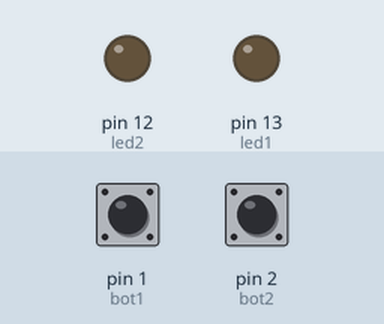
Bench run of a sketch on a simulated Arduino Uno, built with avr-gcc and run on an emulated ATmega328P. Parts: output pins drawn as LEDs (lit = HIGH). Dashed ring = blinking. The inputs (shaded band) are chosen by the test bench; at power-on: pin 2 (bot2) LOW, pin 1 (bot1) LOW.

Above: at 1.2 s.
1.3 s: pin 2 (bot2) pulled HIGH for 1 s
At 1.55 s:
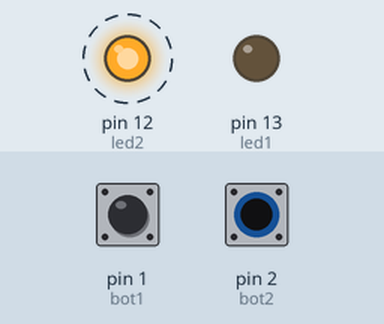
4.3 s: pin 1 (bot1) pulled HIGH for 3.2 s
At 4.9 s:
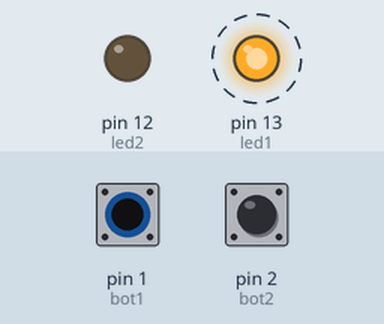
9.0 s: pin 2 (bot2) pulled HIGH for 3.2 s
At 13.2 s:
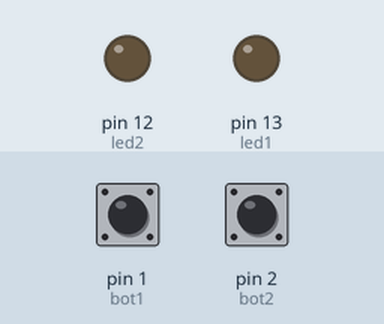
Timing chart, 0 to 14.7 s (numbered marks = the images above; inputs shaded):
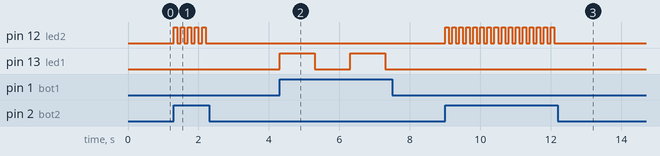

Measured:
- after the input at 1.3 s, pin 12 (led2): alternates HIGH for 0.10 s and LOW for 0.10 s, 10 changes in all, then stays LOW, starting at once
- after the input at 4.3 s, pin 13 (led1): alternates HIGH for 1.0 s and LOW for 1.0 s, starting at once
- after the input at 9.0 s, pin 12 (led2): alternates HIGH for 0.10 s and LOW for 0.10 s, 32 changes in all, then stays LOW, starting at once

The sketch:

ARD_TESTE_2.ino
```cpp
const int bot1 = 1;
const int bot2 = 2;
const int led1 = 13;
const int led2 = 12;

// a função setup roda somente uma vez, ao ligar o arduino ou reset
void setup() {
  // configura o led interno como saida.]
  pinMode(bot1, INPUT);
  pinMode(bot2, INPUT);
  pinMode(led1, OUTPUT);
  pinMode(led2, OUTPUT);
}

// função "loop" == função "while"
void loop() {

  if (digitalRead(bot1) == HIGH){
    digitalWrite(led1, HIGH);
    delay(1000);
    digitalWrite(led1, LOW);
    delay(1000);

  }

  if (digitalRead(bot2) == HIGH){
    digitalWrite(led2, HIGH);
    delay(100);
    digitalWrite(led2, LOW);
    delay(100);

  }
    else (digitalWrite(led2, LOW));
}
```
